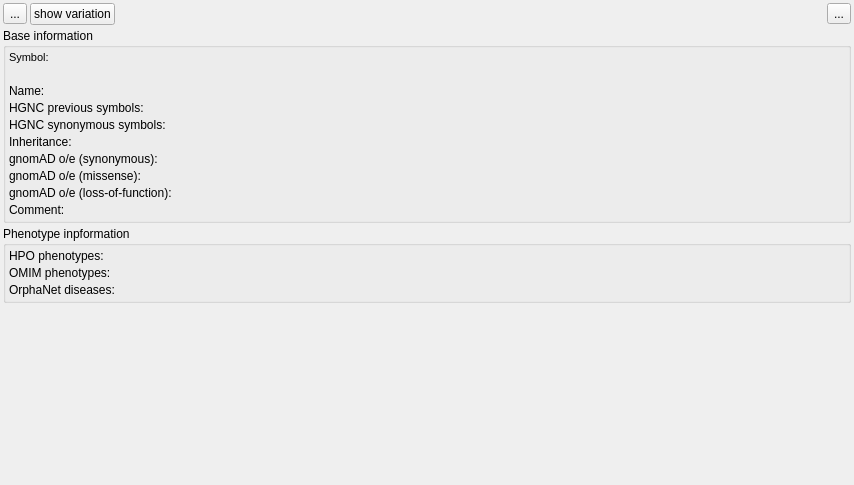
<?xml version="1.0" encoding="UTF-8"?>
<ui version="4.0">
 <class>GeneWidget</class>
 <widget class="QWidget" name="GeneWidget">
  <property name="geometry">
   <rect>
    <x>0</x>
    <y>0</y>
    <width>854</width>
    <height>485</height>
   </rect>
  </property>
  <property name="sizePolicy">
   <sizepolicy hsizetype="Expanding" vsizetype="Expanding">
    <horstretch>0</horstretch>
    <verstretch>0</verstretch>
   </sizepolicy>
  </property>
  <property name="windowTitle">
   <string>Dialog</string>
  </property>
  <layout class="QVBoxLayout" name="verticalLayout" stretch="0,0,0,1">
   <property name="spacing">
    <number>3</number>
   </property>
   <property name="leftMargin">
    <number>3</number>
   </property>
   <property name="topMargin">
    <number>3</number>
   </property>
   <property name="rightMargin">
    <number>3</number>
   </property>
   <property name="bottomMargin">
    <number>3</number>
   </property>
   <item>
    <layout class="QHBoxLayout" name="horizontalLayout">
     <property name="spacing">
      <number>3</number>
     </property>
     <item>
      <widget class="QToolButton" name="edit_btn">
       <property name="text">
        <string>...</string>
       </property>
       <property name="icon">
        <iconset resource="GSvar.qrc">
         <normaloff>:/Icons/Edit.png</normaloff>:/Icons/Edit.png</iconset>
       </property>
       <property name="popupMode">
        <enum>QToolButton::InstantPopup</enum>
       </property>
      </widget>
     </item>
     <item>
      <widget class="QPushButton" name="variation_btn">
       <property name="text">
        <string>show variation</string>
       </property>
      </widget>
     </item>
     <item>
      <spacer name="horizontalSpacer">
       <property name="orientation">
        <enum>Qt::Horizontal</enum>
       </property>
       <property name="sizeHint" stdset="0">
        <size>
         <width>40</width>
         <height>20</height>
        </size>
       </property>
      </spacer>
     </item>
     <item>
      <widget class="QToolButton" name="refesh_btn">
       <property name="text">
        <string>...</string>
       </property>
       <property name="icon">
        <iconset resource="GSvar.qrc">
         <normaloff>:/Icons/Refresh.png</normaloff>:/Icons/Refresh.png</iconset>
       </property>
      </widget>
     </item>
    </layout>
   </item>
   <item>
    <widget class="QGroupBox" name="groupBox">
     <property name="sizePolicy">
      <sizepolicy hsizetype="Expanding" vsizetype="Preferred">
       <horstretch>0</horstretch>
       <verstretch>0</verstretch>
      </sizepolicy>
     </property>
     <property name="title">
      <string>Base information</string>
     </property>
     <property name="flat">
      <bool>true</bool>
     </property>
     <layout class="QFormLayout" name="formLayout">
      <property name="horizontalSpacing">
       <number>3</number>
      </property>
      <property name="verticalSpacing">
       <number>3</number>
      </property>
      <property name="leftMargin">
       <number>3</number>
      </property>
      <property name="topMargin">
       <number>3</number>
      </property>
      <property name="rightMargin">
       <number>3</number>
      </property>
      <property name="bottomMargin">
       <number>3</number>
      </property>
      <item row="0" column="0">
       <widget class="QLabel" name="label">
        <property name="font">
         <font>
          <pointsize>8</pointsize>
          <weight>50</weight>
          <bold>false</bold>
         </font>
        </property>
        <property name="text">
         <string>Symbol:</string>
        </property>
        <property name="alignment">
         <set>Qt::AlignLeading|Qt::AlignLeft|Qt::AlignTop</set>
        </property>
       </widget>
      </item>
      <item row="0" column="1">
       <widget class="QLabel" name="gene_">
        <property name="sizePolicy">
         <sizepolicy hsizetype="Expanding" vsizetype="Preferred">
          <horstretch>0</horstretch>
          <verstretch>0</verstretch>
         </sizepolicy>
        </property>
        <property name="font">
         <font>
          <pointsize>8</pointsize>
          <weight>50</weight>
          <bold>false</bold>
         </font>
        </property>
        <property name="text">
         <string/>
        </property>
        <property name="wordWrap">
         <bool>true</bool>
        </property>
        <property name="textInteractionFlags">
         <set>Qt::LinksAccessibleByMouse|Qt::TextSelectableByMouse</set>
        </property>
       </widget>
      </item>
      <item row="1" column="1">
       <widget class="QLabel" name="notice_">
        <property name="sizePolicy">
         <sizepolicy hsizetype="Expanding" vsizetype="Preferred">
          <horstretch>0</horstretch>
          <verstretch>0</verstretch>
         </sizepolicy>
        </property>
        <property name="text">
         <string/>
        </property>
        <property name="textInteractionFlags">
         <set>Qt::LinksAccessibleByMouse|Qt::TextSelectableByMouse</set>
        </property>
       </widget>
      </item>
      <item row="2" column="0">
       <widget class="QLabel" name="label_8">
        <property name="text">
         <string>Name:</string>
        </property>
        <property name="alignment">
         <set>Qt::AlignLeading|Qt::AlignLeft|Qt::AlignTop</set>
        </property>
       </widget>
      </item>
      <item row="2" column="1">
       <widget class="QLabel" name="name_">
        <property name="sizePolicy">
         <sizepolicy hsizetype="Expanding" vsizetype="Preferred">
          <horstretch>0</horstretch>
          <verstretch>0</verstretch>
         </sizepolicy>
        </property>
        <property name="text">
         <string/>
        </property>
        <property name="textInteractionFlags">
         <set>Qt::LinksAccessibleByMouse|Qt::TextSelectableByMouse</set>
        </property>
       </widget>
      </item>
      <item row="3" column="0">
       <widget class="QLabel" name="label_3">
        <property name="text">
         <string>HGNC previous symbols:</string>
        </property>
        <property name="alignment">
         <set>Qt::AlignLeading|Qt::AlignLeft|Qt::AlignTop</set>
        </property>
       </widget>
      </item>
      <item row="3" column="1">
       <widget class="QLabel" name="previous_">
        <property name="sizePolicy">
         <sizepolicy hsizetype="Expanding" vsizetype="Preferred">
          <horstretch>0</horstretch>
          <verstretch>0</verstretch>
         </sizepolicy>
        </property>
        <property name="text">
         <string/>
        </property>
        <property name="wordWrap">
         <bool>true</bool>
        </property>
        <property name="textInteractionFlags">
         <set>Qt::LinksAccessibleByMouse|Qt::TextSelectableByMouse</set>
        </property>
       </widget>
      </item>
      <item row="4" column="0">
       <widget class="QLabel" name="label_6">
        <property name="text">
         <string>HGNC synonymous symbols:</string>
        </property>
        <property name="alignment">
         <set>Qt::AlignLeading|Qt::AlignLeft|Qt::AlignTop</set>
        </property>
       </widget>
      </item>
      <item row="4" column="1">
       <widget class="QLabel" name="synonymous_">
        <property name="sizePolicy">
         <sizepolicy hsizetype="Expanding" vsizetype="Preferred">
          <horstretch>0</horstretch>
          <verstretch>0</verstretch>
         </sizepolicy>
        </property>
        <property name="text">
         <string/>
        </property>
        <property name="wordWrap">
         <bool>true</bool>
        </property>
        <property name="textInteractionFlags">
         <set>Qt::LinksAccessibleByMouse|Qt::TextSelectableByMouse</set>
        </property>
       </widget>
      </item>
      <item row="5" column="0">
       <widget class="QLabel" name="label_4">
        <property name="text">
         <string>Inheritance:</string>
        </property>
        <property name="alignment">
         <set>Qt::AlignLeading|Qt::AlignLeft|Qt::AlignTop</set>
        </property>
       </widget>
      </item>
      <item row="5" column="1">
       <widget class="QLabel" name="inheritance_">
        <property name="sizePolicy">
         <sizepolicy hsizetype="Expanding" vsizetype="Preferred">
          <horstretch>0</horstretch>
          <verstretch>0</verstretch>
         </sizepolicy>
        </property>
        <property name="text">
         <string/>
        </property>
        <property name="textInteractionFlags">
         <set>Qt::LinksAccessibleByMouse|Qt::TextSelectableByMouse</set>
        </property>
       </widget>
      </item>
      <item row="6" column="0">
       <widget class="QLabel" name="label_7">
        <property name="text">
         <string>gnomAD o/e (synonymous):</string>
        </property>
        <property name="alignment">
         <set>Qt::AlignLeading|Qt::AlignLeft|Qt::AlignTop</set>
        </property>
       </widget>
      </item>
      <item row="6" column="1">
       <widget class="QLabel" name="oe_syn">
        <property name="sizePolicy">
         <sizepolicy hsizetype="Expanding" vsizetype="Preferred">
          <horstretch>0</horstretch>
          <verstretch>0</verstretch>
         </sizepolicy>
        </property>
        <property name="text">
         <string/>
        </property>
        <property name="textInteractionFlags">
         <set>Qt::LinksAccessibleByMouse|Qt::TextSelectableByMouse</set>
        </property>
       </widget>
      </item>
      <item row="7" column="0">
       <widget class="QLabel" name="label_9">
        <property name="text">
         <string>gnomAD o/e (missense):</string>
        </property>
        <property name="alignment">
         <set>Qt::AlignLeading|Qt::AlignLeft|Qt::AlignTop</set>
        </property>
       </widget>
      </item>
      <item row="7" column="1">
       <widget class="QLabel" name="oe_mis">
        <property name="sizePolicy">
         <sizepolicy hsizetype="Expanding" vsizetype="Preferred">
          <horstretch>0</horstretch>
          <verstretch>0</verstretch>
         </sizepolicy>
        </property>
        <property name="text">
         <string/>
        </property>
        <property name="textInteractionFlags">
         <set>Qt::LinksAccessibleByMouse|Qt::TextSelectableByMouse</set>
        </property>
       </widget>
      </item>
      <item row="8" column="0">
       <widget class="QLabel" name="label_10">
        <property name="text">
         <string>gnomAD o/e (loss-of-function):</string>
        </property>
        <property name="alignment">
         <set>Qt::AlignLeading|Qt::AlignLeft|Qt::AlignTop</set>
        </property>
       </widget>
      </item>
      <item row="8" column="1">
       <widget class="QLabel" name="oe_lof">
        <property name="sizePolicy">
         <sizepolicy hsizetype="Expanding" vsizetype="Preferred">
          <horstretch>0</horstretch>
          <verstretch>0</verstretch>
         </sizepolicy>
        </property>
        <property name="text">
         <string/>
        </property>
        <property name="textInteractionFlags">
         <set>Qt::LinksAccessibleByMouse|Qt::TextSelectableByMouse</set>
        </property>
       </widget>
      </item>
      <item row="9" column="0">
       <widget class="QLabel" name="label_5">
        <property name="text">
         <string>Comment:</string>
        </property>
        <property name="alignment">
         <set>Qt::AlignLeading|Qt::AlignLeft|Qt::AlignTop</set>
        </property>
       </widget>
      </item>
      <item row="9" column="1">
       <widget class="QLabel" name="comments_">
        <property name="sizePolicy">
         <sizepolicy hsizetype="Expanding" vsizetype="Preferred">
          <horstretch>0</horstretch>
          <verstretch>0</verstretch>
         </sizepolicy>
        </property>
        <property name="text">
         <string/>
        </property>
        <property name="wordWrap">
         <bool>true</bool>
        </property>
        <property name="textInteractionFlags">
         <set>Qt::LinksAccessibleByMouse|Qt::TextSelectableByMouse</set>
        </property>
       </widget>
      </item>
     </layout>
    </widget>
   </item>
   <item>
    <widget class="QGroupBox" name="groupBox_2">
     <property name="sizePolicy">
      <sizepolicy hsizetype="Expanding" vsizetype="Preferred">
       <horstretch>0</horstretch>
       <verstretch>0</verstretch>
      </sizepolicy>
     </property>
     <property name="title">
      <string>Phenotype inpformation</string>
     </property>
     <property name="flat">
      <bool>true</bool>
     </property>
     <layout class="QFormLayout" name="formLayout_2">
      <property name="horizontalSpacing">
       <number>3</number>
      </property>
      <property name="verticalSpacing">
       <number>3</number>
      </property>
      <property name="leftMargin">
       <number>3</number>
      </property>
      <property name="topMargin">
       <number>3</number>
      </property>
      <property name="rightMargin">
       <number>3</number>
      </property>
      <property name="bottomMargin">
       <number>3</number>
      </property>
      <item row="0" column="0">
       <widget class="QLabel" name="label_2">
        <property name="text">
         <string>HPO phenotypes:</string>
        </property>
        <property name="alignment">
         <set>Qt::AlignLeading|Qt::AlignLeft|Qt::AlignTop</set>
        </property>
       </widget>
      </item>
      <item row="0" column="1">
       <widget class="QLabel" name="hpo_">
        <property name="sizePolicy">
         <sizepolicy hsizetype="Expanding" vsizetype="Preferred">
          <horstretch>0</horstretch>
          <verstretch>0</verstretch>
         </sizepolicy>
        </property>
        <property name="text">
         <string/>
        </property>
        <property name="wordWrap">
         <bool>true</bool>
        </property>
        <property name="openExternalLinks">
         <bool>true</bool>
        </property>
        <property name="textInteractionFlags">
         <set>Qt::LinksAccessibleByMouse|Qt::TextSelectableByMouse</set>
        </property>
       </widget>
      </item>
      <item row="1" column="0">
       <widget class="QLabel" name="label_11">
        <property name="text">
         <string>OMIM phenotypes:</string>
        </property>
        <property name="alignment">
         <set>Qt::AlignLeading|Qt::AlignLeft|Qt::AlignTop</set>
        </property>
       </widget>
      </item>
      <item row="1" column="1">
       <widget class="QLabel" name="omim_">
        <property name="text">
         <string/>
        </property>
        <property name="wordWrap">
         <bool>true</bool>
        </property>
        <property name="openExternalLinks">
         <bool>true</bool>
        </property>
        <property name="textInteractionFlags">
         <set>Qt::LinksAccessibleByMouse|Qt::TextSelectableByMouse</set>
        </property>
       </widget>
      </item>
      <item row="2" column="0">
       <widget class="QLabel" name="label_12">
        <property name="text">
         <string>OrphaNet diseases:</string>
        </property>
       </widget>
      </item>
      <item row="2" column="1">
       <widget class="QLabel" name="diseases">
        <property name="text">
         <string/>
        </property>
        <property name="openExternalLinks">
         <bool>true</bool>
        </property>
       </widget>
      </item>
     </layout>
    </widget>
   </item>
   <item>
    <spacer name="verticalSpacer">
     <property name="orientation">
      <enum>Qt::Vertical</enum>
     </property>
     <property name="sizeHint" stdset="0">
      <size>
       <width>154</width>
       <height>199</height>
      </size>
     </property>
    </spacer>
   </item>
  </layout>
 </widget>
 <resources>
  <include location="GSvar.qrc"/>
 </resources>
 <connections/>
</ui>
